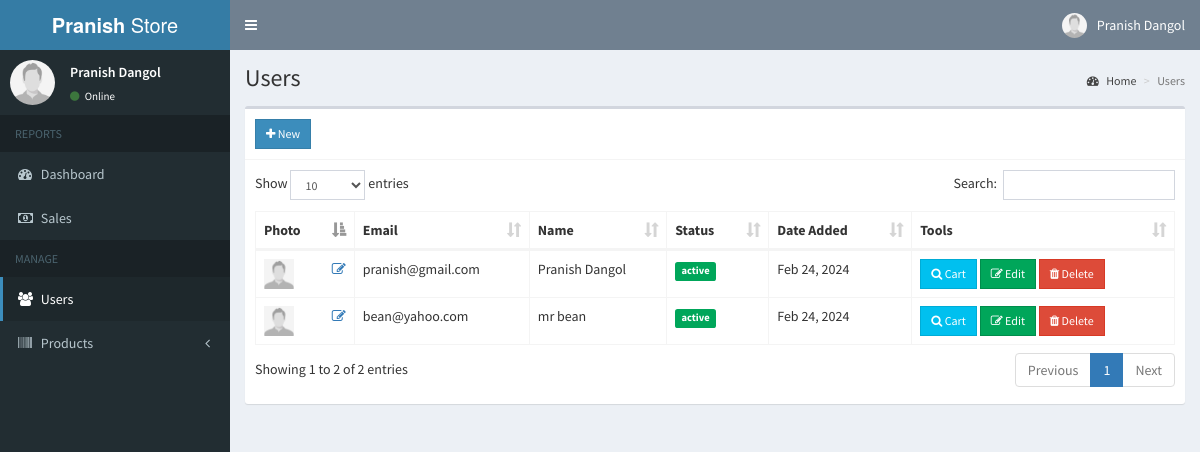
The page /admin/users.php (signed in) on the database its author committed.
### tables this page shows
CREATE TABLE `users` (
  `id` int(11) NOT NULL,
  `email` varchar(200) NOT NULL,
  `password` varchar(60) NOT NULL,
  `type` int(1) NOT NULL,
  `firstname` varchar(50) NOT NULL,
  `lastname` varchar(50) NOT NULL,
  `address` text NOT NULL,
  `contact_info` varchar(100) NOT NULL,
  `photo` varchar(200) NOT NULL,
  `status` int(1) NOT NULL,
  `activate_code` varchar(15) NOT NULL,
  `reset_code` varchar(15) NOT NULL,
  `created_on` date NOT NULL
);

### admin/includes/session.php (called while the page is built, shortened)
<?php
	include '../includes/conn.php';
	$conn = $pdo->open();
	$stmt = $conn->prepare("SELECT * FROM users WHERE id=:id");
	$stmt->execute(['id'=>$_SESSION['admin']]);
	$admin = $stmt->fetch();
?>

### admin/users.php (the view, shortened to what this page needs)
<?php include 'includes/session.php'; ?>
<?php include 'includes/header.php'; ?>
<body class="hold-transition skin-blue sidebar-mini">
<div class="wrapper">
  <?php include 'includes/navbar.php'; ?>
  <?php include 'includes/menubar.php'; ?>
  <div class="content-wrapper">
    <section class="content-header">
      <h1>
        Users
      </h1>
      <ol class="breadcrumb">
        <li><a href="#"><i class="fa fa-dashboard"></i> Home</a></li>
        <li class="active">Users</li>
      </ol>
    </section>
    <section class="content">
      <div class="row">
        <div class="col-xs-12">
          <div class="box">
            <div class="box-header with-border">
              <a href="#addnew" data-toggle="modal" class="btn btn-primary btn-sm btn-flat"><i class="fa fa-plus"></i> New</a>
            </div>
            <div class="box-body">
              <table id="example1" class="table table-bordered">
                <thead>
                  <th>Photo</th>
                  <th>Email</th>
                  <th>Name</th>
                  <th>Status</th>
                  <th>Date Added</th>
                  <th>Tools</th>
                </thead>
                <tbody>
                  <?php
                    $conn = $pdo->open();
                    try{
                      $stmt = $conn->prepare("SELECT * FROM users WHERE type=:type");
                      $stmt->execute(['type'=>0]);
                      foreach($stmt as $row){
                        $image = (!empty($row['photo'])) ? '../images/'.$row['photo'] : '../images/profile.jpg';
                        $status = ($row['status']) ? '<span class="label label-success">active</span>' : '<span class="label label-danger">not verified</span>';
                        $active = (!$row['status']) ? '<span class="pull-right"><a href="#activate" class="status" data-toggle="modal" data-id="'.$row['id'].'"><i class="fa fa-check-square-o"></i></a></span>' : '';
                        echo "
                          <tr>
                            <td>
                              <img src='".$image."' height='30px' width='30px'>
                              <span class='pull-right'><a href='#edit_photo' class='photo' data-toggle='modal' data-id='".$row['id']."'><i class='fa fa-edit'></i></a></span>
                            </td>
                            <td>".$row['email']."</td>
                            <td>".$row['firstname'].' '.$row['lastname']."</td>
                            <td>
                              ".$status."
                              ".$active."
                            </td>
                            <td>".date('M d, Y', strtotime($row['created_on']))."</td>
                            <td>
                              <a href='cart.php?user=".$row['id']."' class='btn btn-info btn-sm btn-flat'><i class='fa fa-search'></i> Cart</a>
                              <button class='btn btn-success btn-sm edit btn-flat' data-id='".$row['id']."'><i class='fa fa-edit'></i> Edit</button>
                              <button class='btn btn-danger btn-sm delete btn-flat' data-id='".$row['id']."'><i class='fa fa-trash'></i> Delete</button>
                            </td>
                          </tr>
                        ";
                      }
                    }
                    catch(PDOException $e){
                      echo $e->getMessage();
                    }
                  ?>
                </tbody>
              </table>
            </div>
          </div>
        </div>
      </div>
    </section>
  </div>
</div>
</body>
</html>

### admin/includes/navbar.php (shortened to what this page needs)
<header class="main-header">
  <a href="#" class="logo">
    <span class="logo-lg"><b>Pranish </b>Store</span>
  </a>
  <nav class="navbar navbar-static-top">
    <a href="#" class="sidebar-toggle" data-toggle="push-menu" role="button">
    </a>
    <div class="navbar-custom-menu">
      <ul class="nav navbar-nav">
        <li class="dropdown user user-menu">
          <a href="#" class="dropdown-toggle" data-toggle="dropdown">
            <img src="<?php echo (!empty($admin['photo'])) ? '../images/'.$admin['photo'] : '../images/profile.jpg'; ?>" class="user-image" alt="User Image">
            <span class="hidden-xs"><?php echo $admin['firstname'].' '.$admin['lastname']; ?></span>
          </a>
        </li>
      </ul>
    </div>
  </nav>
</header>

### admin/includes/menubar.php (shortened to what this page needs)
<aside class="main-sidebar">
  <section class="sidebar">
    <div class="user-panel">
      <div class="pull-left image">
        <img src="<?php echo (!empty($admin['photo'])) ? '../images/'.$admin['photo'] : '../images/profile.jpg'; ?>" class="img-circle" alt="User Image">
      </div>
      <div class="pull-left info">
        <p><?php echo $admin['firstname'].' '.$admin['lastname']; ?></p>
        <a><i class="fa fa-circle text-success"></i> Online</a>
      </div>
    </div>
    <ul class="sidebar-menu" data-widget="tree">
      <li class="header">REPORTS</li>
      <li><a href="home.php"><i class="fa fa-dashboard"></i> <span>Dashboard</span></a></li>
      <li><a href="sales.php"><i class="fa fa-money"></i> <span>Sales</span></a></li>
      <li class="header">MANAGE</li>
      <li><a href="users.php"><i class="fa fa-users"></i> <span>Users</span></a></li>
      <li class="treeview">
        <a href="#">
          <i class="fa fa-barcode"></i>
          <span>Products</span>
          <span class="pull-right-container">
            <i class="fa fa-angle-left pull-right"></i>
          </span>
        </a>
      </li>
    </ul>
  </section>
</aside>

### rows shown on the page
users: photo (placeholder picture), firstname "Pranish", lastname "Dangol"
users: email "pranish@gmail.com", firstname "Pranish", lastname "Dangol", status "active", created_on "Feb 24, 2024"
users: email "bean@yahoo.com", firstname "mr", lastname "bean", status "active", created_on "Feb 24, 2024"
